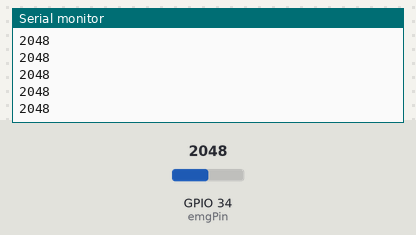
Bench run of a sketch on a simulated ESP32. Shown: the last lines printed to the serial monitor. Inputs (shaded band) come from the test bench; at power-on: GPIO 34 (emgPin) = 2048.

Above: at 3.2 s.
3.3 s: GPIO 34 (emgPin) set to 2866
At 3.9 s:
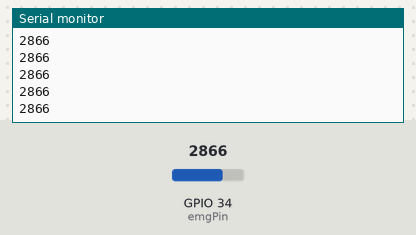
4.8 s: GPIO 34 (emgPin) set to 3603
At 5.4 s:
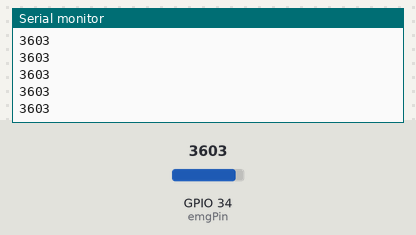
Timing chart, 0 to 7.8 s (numbered marks = the images above; inputs shaded):
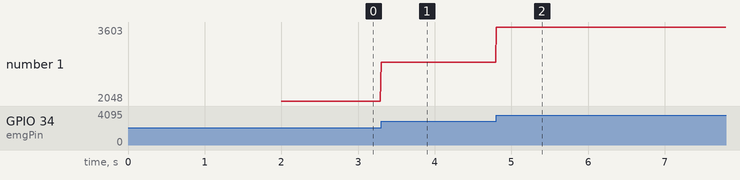

The sketch:

esp32.ino
```cpp
// ESP32 code to read EMG sensor and send data via Serial

const int emgPin = 34;  // Analog input pin for EMG sensor (GPIO34 is input-only)
const int baudRate = 9600;

void setup() {
  Serial.begin(baudRate);
  delay(2000);  // Wait for serial connection to stabilize
}

void loop() {
  int emgValue = analogRead(emgPin);  // Read analog EMG value (0-4095)

  Serial.println(emgValue);  // Send value as a line over serial

  delay(10);  // Sampling rate ~100 Hz (adjust as needed)
}
```

Measured:
- after the input at 3.3 s, the serial monitor: prints a new line at once (image 1)
- after the input at 4.8 s, the serial monitor: prints a new line at once (image 2)
- plotted number 1: 2048 → 2866 after the input at 3.3 s, 2866 → 3603 after the input at 4.8 s
